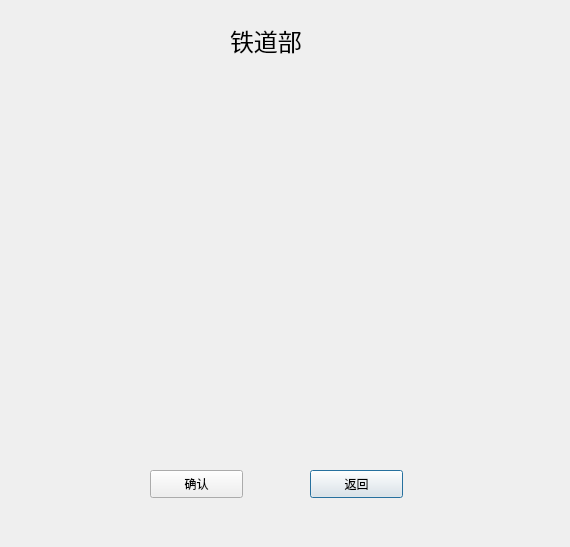
<?xml version="1.0" encoding="UTF-8"?>
<ui version="4.0">
 <class>Admin</class>
 <widget class="QDialog" name="Admin">
  <property name="geometry">
   <rect>
    <x>0</x>
    <y>0</y>
    <width>570</width>
    <height>547</height>
   </rect>
  </property>
  <property name="windowTitle">
   <string>Dialog</string>
  </property>
  <widget class="QLabel" name="label_3">
   <property name="geometry">
    <rect>
     <x>230</x>
     <y>20</y>
     <width>91</width>
     <height>41</height>
    </rect>
   </property>
   <property name="font">
    <font>
     <family>等线</family>
     <pointsize>18</pointsize>
    </font>
   </property>
   <property name="text">
    <string>铁道部</string>
   </property>
  </widget>
  <widget class="QPushButton" name="pushButton">
   <property name="geometry">
    <rect>
     <x>310</x>
     <y>470</y>
     <width>93</width>
     <height>28</height>
    </rect>
   </property>
   <property name="text">
    <string>返回</string>
   </property>
  </widget>
  <widget class="QPushButton" name="pushButton_2">
   <property name="geometry">
    <rect>
     <x>150</x>
     <y>470</y>
     <width>93</width>
     <height>28</height>
    </rect>
   </property>
   <property name="text">
    <string>确认</string>
   </property>
  </widget>
 </widget>
 <resources/>
 <connections/>
</ui>
